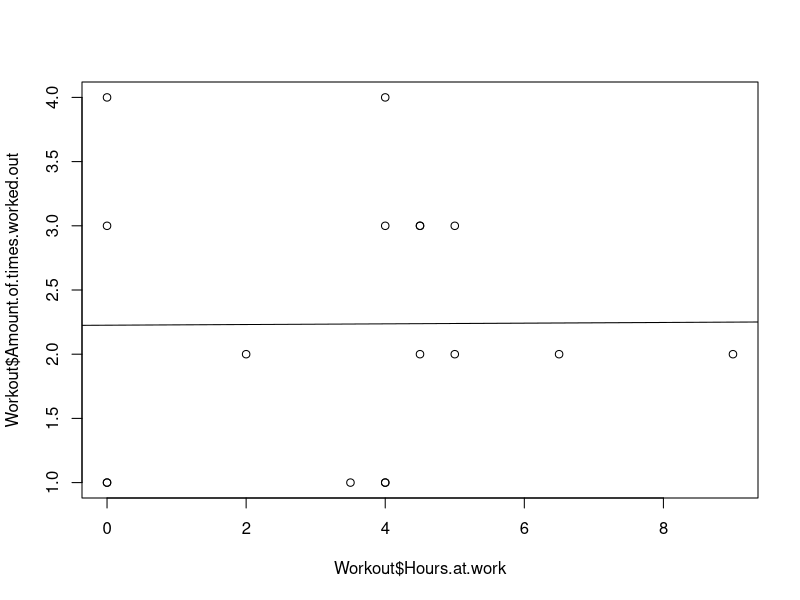
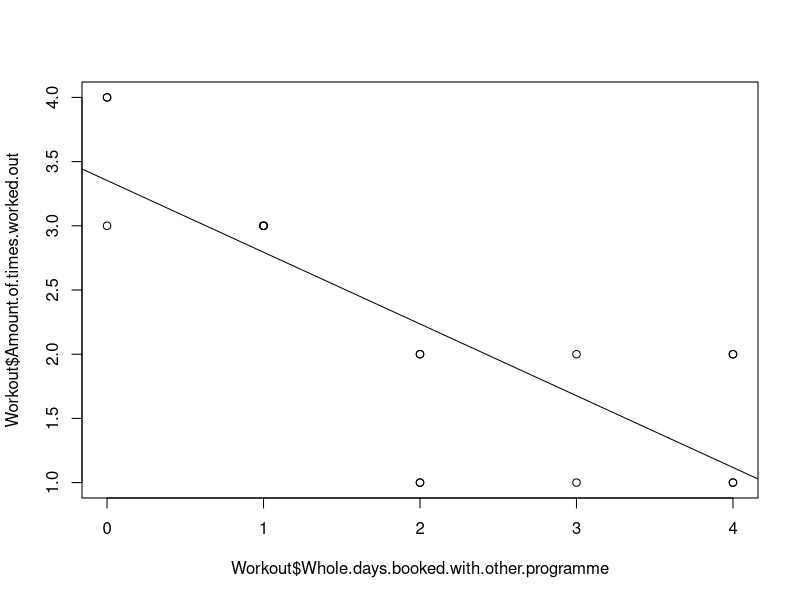

The R script that drew these images, in order:
#PROBLEM 1

# We have a 12 samples for how many days there is between an (continously repeated, normally distributed) event takes place.
# Based on the samples, can we say that the averige amount of days between the events is 30?

#H0: The population avarage for how often the event takes place is 30 days 
#H1: The population avarage for how often the event takes place is NOT 30 days 

#Import data
PData <-read.csv2("P data_.csv",stringsAsFactors =FALSE )
PData
str(PData)

#Choose only days
OnlyDays <- PData$Days
OnlyDays

#Chck mean and sd
mean(OnlyDays)
sd(OnlyDays)

#Test if averige is 30
t.test(OnlyDays, mu=30,alternative ="two.sided")
?t.test

#ANSWER 1: With a p value of 0.057, we cannot reject H1 at 5% significance level. However, it is possible at 10% significance level.
#If we choose 5% 5% significance level, we keep H1 and say that the average is 30 days.

#PROBLEM 2

#We have data on times worked out during specific weeks (normally distributed). We want to see if some other factors affect the amount of worked out times.

#2a)
#H0: The amount of hours spent at work does NOT affect amount of workout times
#H0: The amount of hours spent at work does affect amount of workout times

#2b)
#H0: None of the factors from the csv file affect amount of workout times
#H0: One or more of the factors from the csv file affect amount of workout times

#Import data
Workout <-read.csv2("workout.csv",stringsAsFactors =FALSE )
Workout

#Have  look at the 2a) data visually
Pic1 <-plot(Workout$Hours.at.work,Workout$Amount.of.times.worked.out)
#Does clearly not seem to be connected

#Create regression for 2a)
regr1 <- lm(Workout$Amount.of.times.worked.out~Workout$Hours.at.work)
summary(regr1)
abline(regr1)

#ANSWER 2a): The p value is 0.98 so H0 cannot be rejected. We say that The amount of hours spent at work does NOT affect amount of workout times

#Create regression for 2b)
regr2 <- lm(Workout$Amount.of.times.worked.out~Workout$Hours.studying.for.exam+Workout$Whole.days.booked.with.other.programme+Workout$Hours.at.work)
summary(regr2)

Pic2 <-plot(Workout$Whole.days.booked.with.other.programme,Workout$Amount.of.times.worked.out)
reg3 <- lm(Workout$Amount.of.times.worked.out~Workout$Whole.days.booked.with.other.programme)
abline(reg3)

#ANSWER 2b) The p value for all factors except Whole.days.booked.with.other.programme are >0.05.
#Only Whole.days.booked.with.other.programme effects Amount.of.times.worked.out. The effect is negative. 
#We can reject H0 and say that One factor from the csv file affects amount of workout times
